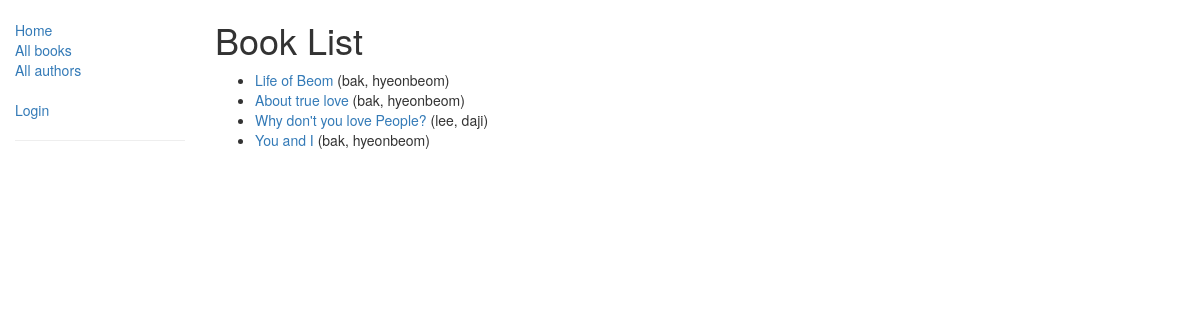
/catalog/books/, run on the app's committed database.
### catalog/models.py (models this page shows, shortened)
class Book(models.Model):
    title = models.CharField(max_length=200)
    author = models.ForeignKey('Author', on_delete=models.SET_NULL, null=True)
    summary = models.TextField(max_length=1000, help_text='Enter a brief description of the book.')
    isbn = models.CharField('ISBN', max_length=13, help_text='13 Character <a href="https://www.isbn-international.org/content/what-isbn">ISBN number</a>')
    genre = models.ManyToManyField(Genre, help_text="Select a genre for this book.")
    language = LanguageField(default='English')
    def get_absolute_url(self):
        return reverse('book-detail', args=[str(self.id)])
    def display_genre(self):
        return ', '.join([genre.name for genre in self.genre.all()[:3]])
    display_genre.short_description = 'Genre'

class Author(models.Model):
    first_name = models.CharField(max_length=100)
    last_name = models.CharField(max_length=100)
    date_of_birth = models.DateField(null=True, blank=True)
    date_of_death = models.DateField('died', null=True, blank=True)
    class Meta:
        ordering = ["last_name", "first_name"]
    def __str__(self):
        return '{0}, {1}'.format(self.last_name, self.first_name)

### catalog/views.py (the view)
# urls.py: path('books/', views.BookListView.as_view(), name='books'),
class BookListView(generic.ListView):
    model = Book
    paginate_by = 10
    context_object_name = 'book_list'
    queryset = Book.objects.all()
    template_name = 'book_list.html'

### catalog/templates/catalog/book_list.html
{% extends "base_generic.html" %}
{% block content %}
    <h1>Book List</h1>
    {% if book_list %}
    <ul>
        {% for book in book_list %}
        <li>
            <a href="{{ book.get_absolute_url }}">{{ book.title }}</a> ({{book.author}})
        </li>
        {% endfor %}
    </ul>
    {% else %}
        <p>There are no books in the library.</p>
    {% endif %}
{% endblock %}

### data on the page
Book: title "Life of Beom", author "bak, hyeonbeom"
Book: title "About true love", author "bak, hyeonbeom"
Book: title "Why don't you love People?", author "lee, daji"
Book: title "You and I", author "bak, hyeonbeom"
